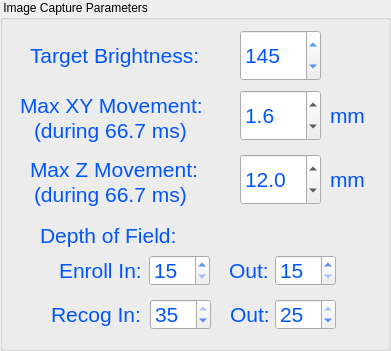
     <widget class="QGroupBox" name="groupBox_3">
      <property name="geometry">
       <rect>
        <x>440</x>
        <y>10</y>
        <width>391</width>
        <height>351</height>
       </rect>
      </property>
      <property name="title">
       <string> Image Capture Parameters</string>
      </property>
      <widget class="QLabel" name="label_14">
       <property name="geometry">
        <rect>
         <x>20</x>
         <y>90</y>
         <width>191</width>
         <height>31</height>
        </rect>
       </property>
       <property name="palette">
        <palette>
         <active>
          <colorrole role="WindowText">
           <brush brushstyle="SolidPattern">
            <color alpha="255">
             <red>0</red>
             <green>85</green>
             <blue>255</blue>
            </color>
           </brush>
          </colorrole>
         </active>
         <inactive>
          <colorrole role="WindowText">
           <brush brushstyle="SolidPattern">
            <color alpha="255">
             <red>0</red>
             <green>85</green>
             <blue>255</blue>
            </color>
           </brush>
          </colorrole>
         </inactive>
         <disabled>
          <colorrole role="WindowText">
           <brush brushstyle="SolidPattern">
            <color alpha="255">
             <red>120</red>
             <green>120</green>
             <blue>120</blue>
            </color>
           </brush>
          </colorrole>
         </disabled>
        </palette>
       </property>
       <property name="font">
        <font>
         <family>Arial</family>
         <pointsize>16</pointsize>
        </font>
       </property>
       <property name="text">
        <string>Max XY Movement:</string>
       </property>
      </widget>
      <widget class="QLabel" name="label_19">
       <property name="geometry">
        <rect>
         <x>330</x>
         <y>100</y>
         <width>41</width>
         <height>31</height>
        </rect>
       </property>
       <property name="palette">
        <palette>
         <active>
          <colorrole role="WindowText">
           <brush brushstyle="SolidPattern">
            <color alpha="255">
             <red>0</red>
             <green>85</green>
             <blue>255</blue>
            </color>
           </brush>
          </colorrole>
         </active>
         <inactive>
          <colorrole role="WindowText">
           <brush brushstyle="SolidPattern">
            <color alpha="255">
             <red>0</red>
             <green>85</green>
             <blue>255</blue>
            </color>
           </brush>
          </colorrole>
         </inactive>
         <disabled>
          <colorrole role="WindowText">
           <brush brushstyle="SolidPattern">
            <color alpha="255">
             <red>120</red>
             <green>120</green>
             <blue>120</blue>
            </color>
           </brush>
          </colorrole>
         </disabled>
        </palette>
       </property>
       <property name="font">
        <font>
         <family>Arial</family>
         <pointsize>16</pointsize>
        </font>
       </property>
       <property name="text">
        <string>mm</string>
       </property>
      </widget>
      <widget class="QLabel" name="label_18">
       <property name="geometry">
        <rect>
         <x>30</x>
         <y>30</y>
         <width>181</width>
         <height>51</height>
        </rect>
       </property>
       <property name="palette">
        <palette>
         <active>
          <colorrole role="WindowText">
           <brush brushstyle="SolidPattern">
            <color alpha="255">
             <red>0</red>
             <green>85</green>
             <blue>255</blue>
            </color>
           </brush>
          </colorrole>
         </active>
         <inactive>
          <colorrole role="WindowText">
           <brush brushstyle="SolidPattern">
            <color alpha="255">
             <red>0</red>
             <green>85</green>
             <blue>255</blue>
            </color>
           </brush>
          </colorrole>
         </inactive>
         <disabled>
          <colorrole role="WindowText">
           <brush brushstyle="SolidPattern">
            <color alpha="255">
             <red>120</red>
             <green>120</green>
             <blue>120</blue>
            </color>
           </brush>
          </colorrole>
         </disabled>
        </palette>
       </property>
       <property name="font">
        <font>
         <family>Arial</family>
         <pointsize>16</pointsize>
        </font>
       </property>
       <property name="text">
        <string>Target Brightness:</string>
       </property>
      </widget>
      <widget class="QSpinBox" name="spinBox_TargetBrightness">
       <property name="geometry">
        <rect>
         <x>240</x>
         <y>30</y>
         <width>81</width>
         <height>51</height>
        </rect>
       </property>
       <property name="palette">
        <palette>
         <active>
          <colorrole role="WindowText">
           <brush brushstyle="SolidPattern">
            <color alpha="255">
             <red>0</red>
             <green>85</green>
             <blue>255</blue>
            </color>
           </brush>
          </colorrole>
          <colorrole role="Text">
           <brush brushstyle="SolidPattern">
            <color alpha="255">
             <red>0</red>
             <green>85</green>
             <blue>255</blue>
            </color>
           </brush>
          </colorrole>
         </active>
         <inactive>
          <colorrole role="WindowText">
           <brush brushstyle="SolidPattern">
            <color alpha="255">
             <red>0</red>
             <green>85</green>
             <blue>255</blue>
            </color>
           </brush>
          </colorrole>
          <colorrole role="Text">
           <brush brushstyle="SolidPattern">
            <color alpha="255">
             <red>0</red>
             <green>85</green>
             <blue>255</blue>
            </color>
           </brush>
          </colorrole>
         </inactive>
         <disabled>
          <colorrole role="WindowText">
           <brush brushstyle="SolidPattern">
            <color alpha="255">
             <red>120</red>
             <green>120</green>
             <blue>120</blue>
            </color>
           </brush>
          </colorrole>
          <colorrole role="Text">
           <brush brushstyle="SolidPattern">
            <color alpha="255">
             <red>120</red>
             <green>120</green>
             <blue>120</blue>
            </color>
           </brush>
          </colorrole>
         </disabled>
        </palette>
       </property>
       <property name="font">
        <font>
         <family>Arial</family>
         <pointsize>16</pointsize>
        </font>
       </property>
       <property name="minimum">
        <number>80</number>
       </property>
       <property name="maximum">
        <number>200</number>
       </property>
       <property name="singleStep">
        <number>5</number>
       </property>
       <property name="value">
        <number>145</number>
       </property>
      </widget>
      <widget class="QDoubleSpinBox" name="doubleSpinBox_MaxXYMovement">
       <property name="geometry">
        <rect>
         <x>240</x>
         <y>90</y>
         <width>81</width>
         <height>51</height>
        </rect>
       </property>
       <property name="palette">
        <palette>
         <active>
          <colorrole role="Text">
           <brush brushstyle="SolidPattern">
            <color alpha="255">
             <red>0</red>
             <green>85</green>
             <blue>255</blue>
            </color>
           </brush>
          </colorrole>
         </active>
         <inactive>
          <colorrole role="Text">
           <brush brushstyle="SolidPattern">
            <color alpha="255">
             <red>0</red>
             <green>85</green>
             <blue>255</blue>
            </color>
           </brush>
          </colorrole>
         </inactive>
         <disabled>
          <colorrole role="Text">
           <brush brushstyle="SolidPattern">
            <color alpha="255">
             <red>120</red>
             <green>120</green>
             <blue>120</blue>
            </color>
           </brush>
          </colorrole>
         </disabled>
        </palette>
       </property>
       <property name="font">
        <font>
         <family>Arial</family>
         <pointsize>16</pointsize>
        </font>
       </property>
       <property name="decimals">
        <number>1</number>
       </property>
       <property name="maximum">
        <double>4.000000000000000</double>
       </property>
       <property name="singleStep">
        <double>0.100000000000000</double>
       </property>
       <property name="value">
        <double>1.600000000000000</double>
       </property>
      </widget>
      <widget class="QLabel" name="label_22">
       <property name="geometry">
        <rect>
         <x>34</x>
         <y>110</y>
         <width>171</width>
         <height>41</height>
        </rect>
       </property>
       <property name="palette">
        <palette>
         <active>
          <colorrole role="WindowText">
           <brush brushstyle="SolidPattern">
            <color alpha="255">
             <red>0</red>
             <green>85</green>
             <blue>255</blue>
            </color>
           </brush>
          </colorrole>
         </active>
         <inactive>
          <colorrole role="WindowText">
           <brush brushstyle="SolidPattern">
            <color alpha="255">
             <red>0</red>
             <green>85</green>
             <blue>255</blue>
            </color>
           </brush>
          </colorrole>
         </inactive>
         <disabled>
          <colorrole role="WindowText">
           <brush brushstyle="SolidPattern">
            <color alpha="255">
             <red>120</red>
             <green>120</green>
             <blue>120</blue>
            </color>
           </brush>
          </colorrole>
         </disabled>
        </palette>
       </property>
       <property name="font">
        <font>
         <family>Arial</family>
         <pointsize>16</pointsize>
        </font>
       </property>
       <property name="text">
        <string>(during 66.7 ms)</string>
       </property>
      </widget>
      <widget class="QLabel" name="label_20">
       <property name="geometry">
        <rect>
         <x>30</x>
         <y>154</y>
         <width>201</width>
         <height>31</height>
        </rect>
       </property>
       <property name="palette">
        <palette>
         <active>
          <colorrole role="WindowText">
           <brush brushstyle="SolidPattern">
            <color alpha="255">
             <red>0</red>
             <green>85</green>
             <blue>255</blue>
            </color>
           </brush>
          </colorrole>
         </active>
         <inactive>
          <colorrole role="WindowText">
           <brush brushstyle="SolidPattern">
            <color alpha="255">
             <red>0</red>
             <green>85</green>
             <blue>255</blue>
            </color>
           </brush>
          </colorrole>
         </inactive>
         <disabled>
          <colorrole role="WindowText">
           <brush brushstyle="SolidPattern">
            <color alpha="255">
             <red>120</red>
             <green>120</green>
             <blue>120</blue>
            </color>
           </brush>
          </colorrole>
         </disabled>
        </palette>
       </property>
       <property name="font">
        <font>
         <family>Arial</family>
         <pointsize>16</pointsize>
        </font>
       </property>
       <property name="text">
        <string>Max Z Movement:</string>
       </property>
      </widget>
      <widget class="QDoubleSpinBox" name="doubleSpinBox_MaxZMovement">
       <property name="geometry">
        <rect>
         <x>240</x>
         <y>154</y>
         <width>81</width>
         <height>51</height>
        </rect>
       </property>
       <property name="palette">
        <palette>
         <active>
          <colorrole role="Text">
           <brush brushstyle="SolidPattern">
            <color alpha="255">
             <red>0</red>
             <green>85</green>
             <blue>255</blue>
            </color>
           </brush>
          </colorrole>
         </active>
         <inactive>
          <colorrole role="Text">
           <brush brushstyle="SolidPattern">
            <color alpha="255">
             <red>0</red>
             <green>85</green>
             <blue>255</blue>
            </color>
           </brush>
          </colorrole>
         </inactive>
         <disabled>
          <colorrole role="Text">
           <brush brushstyle="SolidPattern">
            <color alpha="255">
             <red>120</red>
             <green>120</green>
             <blue>120</blue>
            </color>
           </brush>
          </colorrole>
         </disabled>
        </palette>
       </property>
       <property name="font">
        <font>
         <family>Arial</family>
         <pointsize>16</pointsize>
        </font>
       </property>
       <property name="decimals">
        <number>1</number>
       </property>
       <property name="maximum">
        <double>20.000000000000000</double>
       </property>
       <property name="singleStep">
        <double>0.500000000000000</double>
       </property>
       <property name="value">
        <double>12.000000000000000</double>
       </property>
      </widget>
      <widget class="QLabel" name="label_21">
       <property name="geometry">
        <rect>
         <x>330</x>
         <y>164</y>
         <width>41</width>
         <height>31</height>
        </rect>
       </property>
       <property name="palette">
        <palette>
         <active>
          <colorrole role="WindowText">
           <brush brushstyle="SolidPattern">
            <color alpha="255">
             <red>0</red>
             <green>85</green>
             <blue>255</blue>
            </color>
           </brush>
          </colorrole>
         </active>
         <inactive>
          <colorrole role="WindowText">
           <brush brushstyle="SolidPattern">
            <color alpha="255">
             <red>0</red>
             <green>85</green>
             <blue>255</blue>
            </color>
           </brush>
          </colorrole>
         </inactive>
         <disabled>
          <colorrole role="WindowText">
           <brush brushstyle="SolidPattern">
            <color alpha="255">
             <red>120</red>
             <green>120</green>
             <blue>120</blue>
            </color>
           </brush>
          </colorrole>
         </disabled>
        </palette>
       </property>
       <property name="font">
        <font>
         <family>Arial</family>
         <pointsize>16</pointsize>
        </font>
       </property>
       <property name="text">
        <string>mm</string>
       </property>
      </widget>
      <widget class="QLabel" name="label_23">
       <property name="geometry">
        <rect>
         <x>34</x>
         <y>174</y>
         <width>171</width>
         <height>41</height>
        </rect>
       </property>
       <property name="palette">
        <palette>
         <active>
          <colorrole role="WindowText">
           <brush brushstyle="SolidPattern">
            <color alpha="255">
             <red>0</red>
             <green>85</green>
             <blue>255</blue>
            </color>
           </brush>
          </colorrole>
         </active>
         <inactive>
          <colorrole role="WindowText">
           <brush brushstyle="SolidPattern">
            <color alpha="255">
             <red>0</red>
             <green>85</green>
             <blue>255</blue>
            </color>
           </brush>
          </colorrole>
         </inactive>
         <disabled>
          <colorrole role="WindowText">
           <brush brushstyle="SolidPattern">
            <color alpha="255">
             <red>120</red>
             <green>120</green>
             <blue>120</blue>
            </color>
           </brush>
          </colorrole>
         </disabled>
        </palette>
       </property>
       <property name="font">
        <font>
         <family>Arial</family>
         <pointsize>16</pointsize>
        </font>
       </property>
       <property name="text">
        <string>(during 66.7 ms)</string>
       </property>
      </widget>
      <widget class="QLabel" name="label_34">
       <property name="geometry">
        <rect>
         <x>40</x>
         <y>220</y>
         <width>141</width>
         <height>31</height>
        </rect>
       </property>
       <property name="palette">
        <palette>
         <active>
          <colorrole role="WindowText">
           <brush brushstyle="SolidPattern">
            <color alpha="255">
             <red>0</red>
             <green>85</green>
             <blue>255</blue>
            </color>
           </brush>
          </colorrole>
         </active>
         <inactive>
          <colorrole role="WindowText">
           <brush brushstyle="SolidPattern">
            <color alpha="255">
             <red>0</red>
             <green>85</green>
             <blue>255</blue>
            </color>
           </brush>
          </colorrole>
         </inactive>
         <disabled>
          <colorrole role="WindowText">
           <brush brushstyle="SolidPattern">
            <color alpha="255">
             <red>120</red>
             <green>120</green>
             <blue>120</blue>
            </color>
           </brush>
          </colorrole>
         </disabled>
        </palette>
       </property>
       <property name="font">
        <font>
         <family>Arial</family>
         <pointsize>16</pointsize>
        </font>
       </property>
       <property name="text">
        <string>Depth of Field:</string>
       </property>
      </widget>
      <widget class="QSpinBox" name="spinBox_EnrolInDepthOfField">
       <property name="geometry">
        <rect>
         <x>149</x>
         <y>255</y>
         <width>61</width>
         <height>31</height>
        </rect>
       </property>
       <property name="palette">
        <palette>
         <active>
          <colorrole role="WindowText">
           <brush brushstyle="SolidPattern">
            <color alpha="255">
             <red>0</red>
             <green>85</green>
             <blue>255</blue>
            </color>
           </brush>
          </colorrole>
          <colorrole role="Text">
           <brush brushstyle="SolidPattern">
            <color alpha="255">
             <red>0</red>
             <green>85</green>
             <blue>255</blue>
            </color>
           </brush>
          </colorrole>
         </active>
         <inactive>
          <colorrole role="WindowText">
           <brush brushstyle="SolidPattern">
            <color alpha="255">
             <red>0</red>
             <green>85</green>
             <blue>255</blue>
            </color>
           </brush>
          </colorrole>
          <colorrole role="Text">
           <brush brushstyle="SolidPattern">
            <color alpha="255">
             <red>0</red>
             <green>85</green>
             <blue>255</blue>
            </color>
           </brush>
          </colorrole>
         </inactive>
         <disabled>
          <colorrole role="WindowText">
           <brush brushstyle="SolidPattern">
            <color alpha="255">
             <red>120</red>
             <green>120</green>
             <blue>120</blue>
            </color>
           </brush>
          </colorrole>
          <colorrole role="Text">
           <brush brushstyle="SolidPattern">
            <color alpha="255">
             <red>120</red>
             <green>120</green>
             <blue>120</blue>
            </color>
           </brush>
          </colorrole>
         </disabled>
        </palette>
       </property>
       <property name="font">
        <font>
         <family>Arial</family>
         <pointsize>16</pointsize>
        </font>
       </property>
       <property name="minimum">
        <number>15</number>
       </property>
       <property name="maximum">
        <number>20</number>
       </property>
       <property name="singleStep">
        <number>5</number>
       </property>
       <property name="value">
        <number>15</number>
       </property>
      </widget>
      <widget class="QLabel" name="label_37">
       <property name="geometry">
        <rect>
         <x>59</x>
         <y>255</y>
         <width>81</width>
         <height>31</height>
        </rect>
       </property>
       <property name="palette">
        <palette>
         <active>
          <colorrole role="WindowText">
           <brush brushstyle="SolidPattern">
            <color alpha="255">
             <red>0</red>
             <green>85</green>
             <blue>255</blue>
            </color>
           </brush>
          </colorrole>
         </active>
         <inactive>
          <colorrole role="WindowText">
           <brush brushstyle="SolidPattern">
            <color alpha="255">
             <red>0</red>
             <green>85</green>
             <blue>255</blue>
            </color>
           </brush>
          </colorrole>
         </inactive>
         <disabled>
          <colorrole role="WindowText">
           <brush brushstyle="SolidPattern">
            <color alpha="255">
             <red>120</red>
             <green>120</green>
             <blue>120</blue>
            </color>
           </brush>
          </colorrole>
         </disabled>
        </palette>
       </property>
       <property name="font">
        <font>
         <family>Arial</family>
         <pointsize>16</pointsize>
        </font>
       </property>
       <property name="text">
        <string>Enroll In:</string>
       </property>
      </widget>
      <widget class="QSpinBox" name="spinBox_EnrolOutDepthOfField">
       <property name="geometry">
        <rect>
         <x>275</x>
         <y>255</y>
         <width>61</width>
         <height>31</height>
        </rect>
       </property>
       <property name="palette">
        <palette>
         <active>
          <colorrole role="WindowText">
           <brush brushstyle="SolidPattern">
            <color alpha="255">
             <red>0</red>
             <green>85</green>
             <blue>255</blue>
            </color>
           </brush>
          </colorrole>
          <colorrole role="Text">
           <brush brushstyle="SolidPattern">
            <color alpha="255">
             <red>0</red>
             <green>85</green>
             <blue>255</blue>
            </color>
           </brush>
          </colorrole>
         </active>
         <inactive>
          <colorrole role="WindowText">
           <brush brushstyle="SolidPattern">
            <color alpha="255">
             <red>0</red>
             <green>85</green>
             <blue>255</blue>
            </color>
           </brush>
          </colorrole>
          <colorrole role="Text">
           <brush brushstyle="SolidPattern">
            <color alpha="255">
             <red>0</red>
             <green>85</green>
             <blue>255</blue>
            </color>
           </brush>
          </colorrole>
         </inactive>
         <disabled>
          <colorrole role="WindowText">
           <brush brushstyle="SolidPattern">
            <color alpha="255">
             <red>120</red>
             <green>120</green>
             <blue>120</blue>
            </color>
           </brush>
          </colorrole>
          <colorrole role="Text">
           <brush brushstyle="SolidPattern">
            <color alpha="255">
             <red>120</red>
             <green>120</green>
             <blue>120</blue>
            </color>
           </brush>
          </colorrole>
         </disabled>
        </palette>
       </property>
       <property name="font">
        <font>
         <family>Arial</family>
         <pointsize>16</pointsize>
        </font>
       </property>
       <property name="minimum">
        <number>15</number>
       </property>
       <property name="maximum">
        <number>20</number>
       </property>
       <property name="singleStep">
        <number>5</number>
       </property>
       <property name="value">
        <number>15</number>
       </property>
      </widget>
      <widget class="QLabel" name="label_39">
       <property name="geometry">
        <rect>
         <x>229</x>
         <y>255</y>
         <width>41</width>
         <height>31</height>
        </rect>
       </property>
       <property name="palette">
        <palette>
         <active>
          <colorrole role="WindowText">
           <brush brushstyle="SolidPattern">
            <color alpha="255">
             <red>0</red>
             <green>85</green>
             <blue>255</blue>
            </color>
           </brush>
          </colorrole>
         </active>
         <inactive>
          <colorrole role="WindowText">
           <brush brushstyle="SolidPattern">
            <color alpha="255">
             <red>0</red>
             <green>85</green>
             <blue>255</blue>
            </color>
           </brush>
          </colorrole>
         </inactive>
         <disabled>
          <colorrole role="WindowText">
           <brush brushstyle="SolidPattern">
            <color alpha="255">
             <red>120</red>
             <green>120</green>
             <blue>120</blue>
            </color>
           </brush>
          </colorrole>
         </disabled>
        </palette>
       </property>
       <property name="font">
        <font>
         <family>Arial</family>
         <pointsize>16</pointsize>
        </font>
       </property>
       <property name="text">
        <string>Out:</string>
       </property>
      </widget>
      <widget class="QSpinBox" name="spinBox_RecogInDepthOfField">
       <property name="geometry">
        <rect>
         <x>150</x>
         <y>299</y>
         <width>61</width>
         <height>31</height>
        </rect>
       </property>
       <property name="palette">
        <palette>
         <active>
          <colorrole role="WindowText">
           <brush brushstyle="SolidPattern">
            <color alpha="255">
             <red>0</red>
             <green>85</green>
             <blue>255</blue>
            </color>
           </brush>
          </colorrole>
          <colorrole role="Text">
           <brush brushstyle="SolidPattern">
            <color alpha="255">
             <red>0</red>
             <green>85</green>
             <blue>255</blue>
            </color>
           </brush>
          </colorrole>
         </active>
         <inactive>
          <colorrole role="WindowText">
           <brush brushstyle="SolidPattern">
            <color alpha="255">
             <red>0</red>
             <green>85</green>
             <blue>255</blue>
            </color>
           </brush>
          </colorrole>
          <colorrole role="Text">
           <brush brushstyle="SolidPattern">
            <color alpha="255">
             <red>0</red>
             <green>85</green>
             <blue>255</blue>
            </color>
           </brush>
          </colorrole>
         </inactive>
         <disabled>
          <colorrole role="WindowText">
           <brush brushstyle="SolidPattern">
            <color alpha="255">
             <red>120</red>
             <green>120</green>
             <blue>120</blue>
            </color>
           </brush>
          </colorrole>
          <colorrole role="Text">
           <brush brushstyle="SolidPattern">
            <color alpha="255">
             <red>120</red>
             <green>120</green>
             <blue>120</blue>
            </color>
           </brush>
          </colorrole>
         </disabled>
        </palette>
       </property>
       <property name="font">
        <font>
         <family>Arial</family>
         <pointsize>16</pointsize>
        </font>
       </property>
       <property name="minimum">
        <number>15</number>
       </property>
       <property name="maximum">
        <number>35</number>
       </property>
       <property name="singleStep">
        <number>5</number>
       </property>
       <property name="value">
        <number>35</number>
       </property>
      </widget>
      <widget class="QLabel" name="label_40">
       <property name="geometry">
        <rect>
         <x>230</x>
         <y>299</y>
         <width>41</width>
         <height>31</height>
        </rect>
       </property>
       <property name="palette">
        <palette>
         <active>
          <colorrole role="WindowText">
           <brush brushstyle="SolidPattern">
            <color alpha="255">
             <red>0</red>
             <green>85</green>
             <blue>255</blue>
            </color>
           </brush>
          </colorrole>
         </active>
         <inactive>
          <colorrole role="WindowText">
           <brush brushstyle="SolidPattern">
            <color alpha="255">
             <red>0</red>
             <green>85</green>
             <blue>255</blue>
            </color>
           </brush>
          </colorrole>
         </inactive>
         <disabled>
          <colorrole role="WindowText">
           <brush brushstyle="SolidPattern">
            <color alpha="255">
             <red>120</red>
             <green>120</green>
             <blue>120</blue>
            </color>
           </brush>
          </colorrole>
         </disabled>
        </palette>
       </property>
       <property name="font">
        <font>
         <family>Arial</family>
         <pointsize>16</pointsize>
        </font>
       </property>
       <property name="text">
        <string>Out:</string>
       </property>
      </widget>
      <widget class="QLabel" name="label_38">
       <property name="geometry">
        <rect>
         <x>51</x>
         <y>299</y>
         <width>91</width>
         <height>31</height>
        </rect>
       </property>
       <property name="palette">
        <palette>
         <active>
          <colorrole role="WindowText">
           <brush brushstyle="SolidPattern">
            <color alpha="255">
             <red>0</red>
             <green>85</green>
             <blue>255</blue>
            </color>
           </brush>
          </colorrole>
         </active>
         <inactive>
          <colorrole role="WindowText">
           <brush brushstyle="SolidPattern">
            <color alpha="255">
             <red>0</red>
             <green>85</green>
             <blue>255</blue>
            </color>
           </brush>
          </colorrole>
         </inactive>
         <disabled>
          <colorrole role="WindowText">
           <brush brushstyle="SolidPattern">
            <color alpha="255">
             <red>120</red>
             <green>120</green>
             <blue>120</blue>
            </color>
           </brush>
          </colorrole>
         </disabled>
        </palette>
       </property>
       <property name="font">
        <font>
         <family>Arial</family>
         <pointsize>16</pointsize>
        </font>
       </property>
       <property name="text">
        <string>Recog In:</string>
       </property>
      </widget>
      <widget class="QSpinBox" name="spinBox_RecogOutDepthOfField">
       <property name="geometry">
        <rect>
         <x>275</x>
         <y>299</y>
         <width>61</width>
         <height>31</height>
        </rect>
       </property>
       <property name="palette">
        <palette>
         <active>
          <colorrole role="WindowText">
           <brush brushstyle="SolidPattern">
            <color alpha="255">
             <red>0</red>
             <green>85</green>
             <blue>255</blue>
            </color>
           </brush>
          </colorrole>
          <colorrole role="Text">
           <brush brushstyle="SolidPattern">
            <color alpha="255">
             <red>0</red>
             <green>85</green>
             <blue>255</blue>
            </color>
           </brush>
          </colorrole>
         </active>
         <inactive>
          <colorrole role="WindowText">
           <brush brushstyle="SolidPattern">
            <color alpha="255">
             <red>0</red>
             <green>85</green>
             <blue>255</blue>
            </color>
           </brush>
          </colorrole>
          <colorrole role="Text">
           <brush brushstyle="SolidPattern">
            <color alpha="255">
             <red>0</red>
             <green>85</green>
             <blue>255</blue>
            </color>
           </brush>
          </colorrole>
         </inactive>
         <disabled>
          <colorrole role="WindowText">
           <brush brushstyle="SolidPattern">
            <color alpha="255">
             <red>120</red>
             <green>120</green>
             <blue>120</blue>
            </color>
           </brush>
          </colorrole>
          <colorrole role="Text">
           <brush brushstyle="SolidPattern">
            <color alpha="255">
             <red>120</red>
             <green>120</green>
             <blue>120</blue>
            </color>
           </brush>
          </colorrole>
         </disabled>
        </palette>
       </property>
       <property name="font">
        <font>
         <family>Arial</family>
         <pointsize>16</pointsize>
        </font>
       </property>
       <property name="minimum">
        <number>15</number>
       </property>
       <property name="maximum">
        <number>25</number>
       </property>
       <property name="singleStep">
        <number>5</number>
       </property>
       <property name="value">
        <number>25</number>
       </property>
      </widget>
     </widget>
